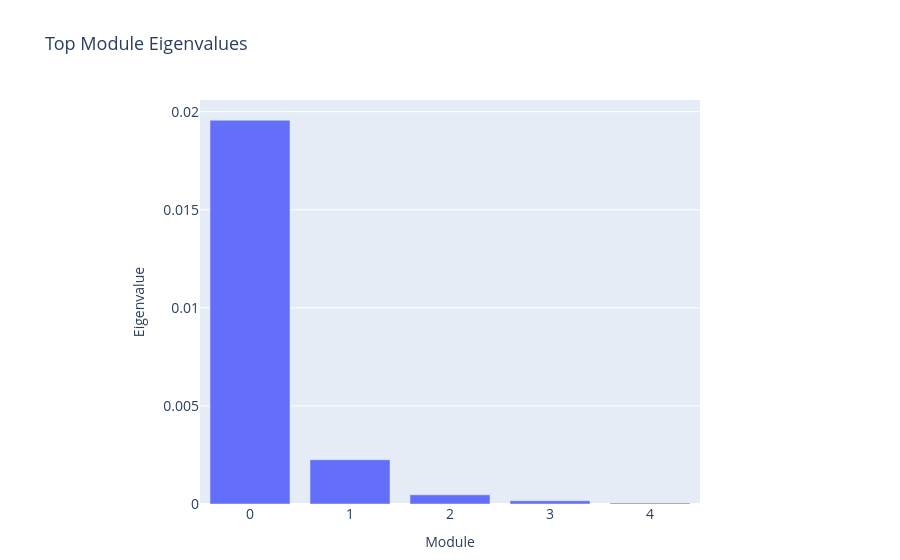

Notebook code cell kept with this figure:
### Code cell
n_vals = 5
fig = px.bar(
    x=list(range(n_vals)),
    y=vals.numpy()[:n_vals],
    labels={"x": "Module", "y": "Eigenvalue"},
    title="Top Module Eigenvalues"
)
fig.update_layout(
    title_font=dict(size=title_fontsize),
    font=dict(size=legend_fontsize),  # base font (ticks/legend unless overridden)
    legend=dict(font=dict(size=legend_fontsize)),
    margin=dict(l=200, r=200, t=100, b=50)
)
fig.update_xaxes(title_font=dict(size=legend_fontsize))
fig.update_yaxes(title_font=dict(size=legend_fontsize))
fig.show()

# Save plot
# fig.write_html(f"figures/cell_type/cell_type_{freq_idx}_eigvals.html")
fig.write_image(f"figures/cell_type/{cell_type}_eigvals.png", width=fig_width, height=300, scale=2)

### Figure 1 — Plotly figure (JSON) as saved in the notebook; plotly's stock layout.template omitted (floating-point values rounded to 4 significant figures)
{"data": [{"hovertemplate": "Module=%{x}<br>Eigenvalue=%{y}<extra></extra>", "legendgroup": "", "marker": {"color": "#636efa", "pattern": {"shape": ""}}, "name": "", "orientation": "v", "showlegend": false, "textposition": "auto", "type": "bar", "x": [0, 1, 2, 3, 4], "xaxis": "x", "y": [0.01956, 0.002255, 0.0004676, 0.0001672, 4.857e-05], "yaxis": "y"}], "layout": {"barmode": "relative", "font": {"size": 14}, "legend": {"font": {"size": 14}, "tracegroupgap": 0}, "margin": {"b": 50, "l": 200, "r": 200, "t": 100}, "title": {"font": {"size": 18}, "text": "Top Module Eigenvalues"}, "xaxis": {"anchor": "y", "domain": [0, 1], "title": {"font": {"size": 14}, "text": "Module"}}, "yaxis": {"anchor": "x", "domain": [0, 1], "title": {"font": {"size": 14}, "text": "Eigenvalue"}}}}
